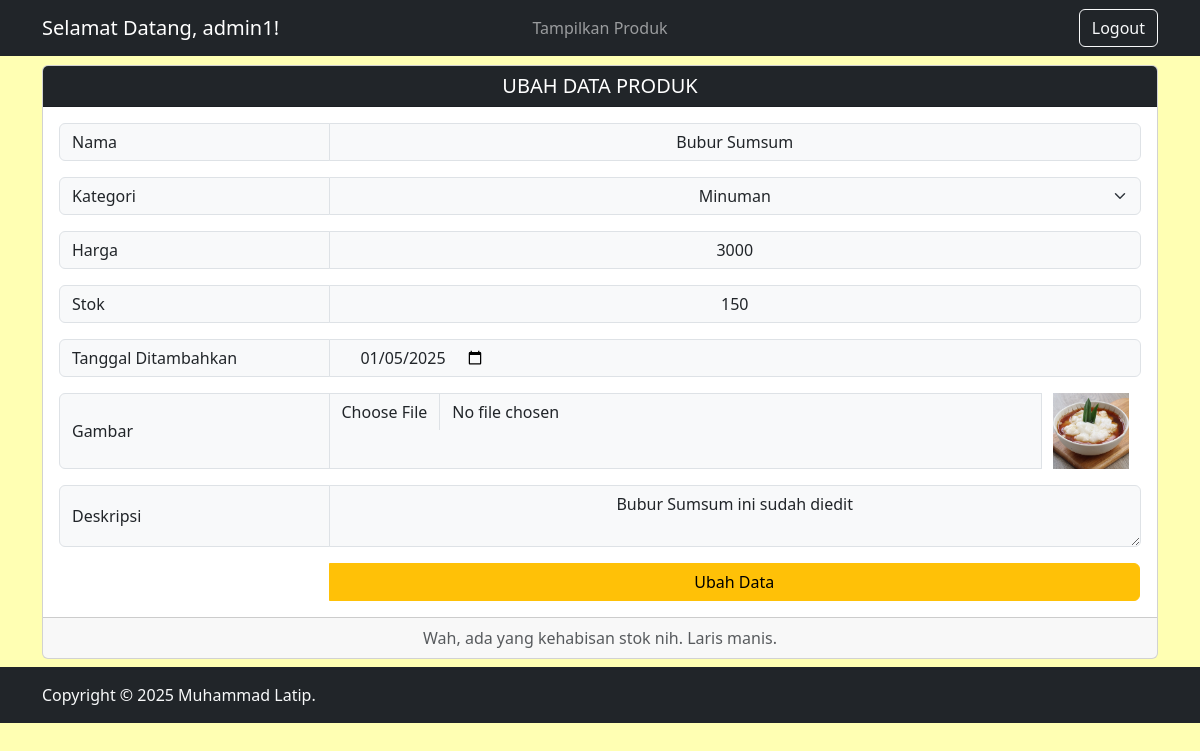
Page /admin/ubhproduk.php?id_produk=10 (signed in) on the committed database.
### tables this page shows
CREATE TABLE `tb_produk` (
  `id_produk` int NOT NULL,
  `gambar_produk` varchar(255) NOT NULL,
  `nama_produk` varchar(255) NOT NULL,
  `deskripsi_produk` text NOT NULL,
  `kategori` enum('Makanan','Minuman') NOT NULL,
  `harga_produk` int NOT NULL,
  `stok_produk` int NOT NULL,
  `tanggal_ditambahkan` date NOT NULL
);

### admin/includes/functions.php (called while the page is built, shortened)
<?php
include("config.php");
function query($query)
{
    global $conn;
    $result = mysqli_query($conn, $query);
    $rows = [];
    while ($row = mysqli_fetch_assoc($result)) {
        $rows[] = $row;
    }
    return $rows;
}

### admin/ubhproduk.php (the view, shortened to what this page needs)
<?php
include "includes/functions.php";
$id_produk = $_GET["id_produk"];
$produk = query("SELECT*FROM tb_produk WHERE id_produk=$id_produk")[0];
$id_admin = $_SESSION["id_admin"];
$user = query("SELECT * FROM tb_admin WHERE id_admin = $id_admin")[0];
?>
<!DOCTYPE html>
<html lang="en">
<head>
    <?php include "includes/linkcss.php"; ?>
</head>
<body style="background-color: #ffffb3;">
    <nav class="navbar navbar-expand-lg navbar-dark bg-dark text-light fixed-top" aria-label="Thirteenth navbar example">
        <div class="container">
            <div class="collapse navbar-collapse d-lg-flex" id="navbarsExample11">
                <a class="navbar-brand col-lg-3 me-0" href="">Selamat Datang, <?php echo $user['username']; ?>!</a>
                <ul class="navbar-nav col-lg-6 justify-content-lg-center">
                    <li class="nav-item">
                        <a class="nav-link" aria-current="page" href="produk.php">Tampilkan Produk</a>
                    </li>
                </ul>
                <div class="d-lg-flex col-lg-3 justify-content-lg-end">
                    <button class="btn btn-outline-light">Logout</button>
                </div>
            </div>
        </div>
    </nav>
    <div class="container">
        <div class="row justify-content-center" style="margin-top:65px;">
            <div class="col-md-12 text-dark rounded-2 mb-2">
                <div class="card">
                    <div class="card-header bg-dark text-white">
                        <h5 class="mb-0 text-center">UBAH DATA PRODUK</h5>
                    </div>
                    <div class="card-body">
                        <form action="" method="POST" enctype="multipart/form-data">
                            <div class="mb-3 input-group row m-0">
                                <label for="nama_produk" class="input-group-text col-3">Nama</label>
                                <input type="text" class="form-control input-group-text col-9" id="nama_produk" name="nama_produk" value="<?php echo $produk['nama_produk'] ?>">
                            </div>
                            <div class="mb-3 input-group row m-0">
                                <label for="nama_produk" class="input-group-text col-3">Kategori</label>
                                <select class="form-select input-group-text col-9" id="nama_produk" name="kategori">
                                    <option selected><?php echo $produk['kategori'] ?></option>
                                </select>
                            </div>
                            <div class="mb-3 input-group row m-0">
                                <label for="harga_produk" class="input-group-text col-3">Harga</label>
                                <input type="text" class="form-control input-group-text col-9" id="harga_produk" name="harga_produk" value="<?php echo $produk['harga_produk'] ?>">
                            </div>
                            <div class="mb-3 input-group row m-0">
                                <label for="stok_produk" class="input-group-text col-3">Stok</label>
                                <input type="text" class="form-control input-group-text col-9" id="stok_produk" name="stok_produk" value="<?php echo $produk['stok_produk'] ?>">
                            </div>
                            <div class="mb-3 input-group row m-0">
                                <label for="tanggal_ditambahkan" class="input-group-text col-3">Tanggal Ditambahkan</label>
                                <input type="date" class="form-control input-group-text col-9" id="tanggal_ditambahkan" name="tanggal_ditambahkan" value="<?php echo $produk['tanggal_ditambahkan'] ?>">
                            </div>
                            <div class="mb-3 input-group row m-0">
                                <label for="gambar_produk" class="input-group-text col-3">Gambar</label>
                                <input type="file" class="form-control input-group-text col-5" id="gambar_produk" name="gambar_produk">
                                <img src="img/<?php echo $produk['gambar_produk'] ?>" alt="" class="" style="width: 100px;">
                            </div>
                            <div class="mb-3 input-group row m-0">
                                <label for="deskripsi_produk" class="input-group-text col-3">Deskripsi</label>
                                <textarea class="form-control input-group-text col-9" id="deskripsi_produk" name="deskripsi_produk"><?php echo $produk['deskripsi_produk'] ?></textarea>
                            </div>
                            <div class="input-group row m-0">
                                <div class="col-3"></div>
                                <button type="submit" name="submit" class="btn btn-warning col-9">Ubah Data</button>
                            </div>
                        </form>
                    </div>
                    <div class="card-footer text-muted">
                        <p class="text-center m-0">Wah, ada yang kehabisan stok nih. Laris manis.</p>
                    </div>
                </div>
            </div>
        </div>
    </div>
    <footer class="footer mt-auto py-3 bg-dark">
        <div class="container">
            <span class="text-light">Copyright © 2025 Muhammad Latip.</span>
        </div>
    </footer>
</body>
</html>

### rows in the picture
tb_produk: nama_produk "Bubur Sumsum", kategori "Minuman", harga_produk "3000", stok_produk "150", tanggal_ditambahkan "01/05/2025", gambar_produk (picture), deskripsi_produk "Bubur Sumsum ini sudah diedit"

### other values in the picture
$user['username'] "admin1"
